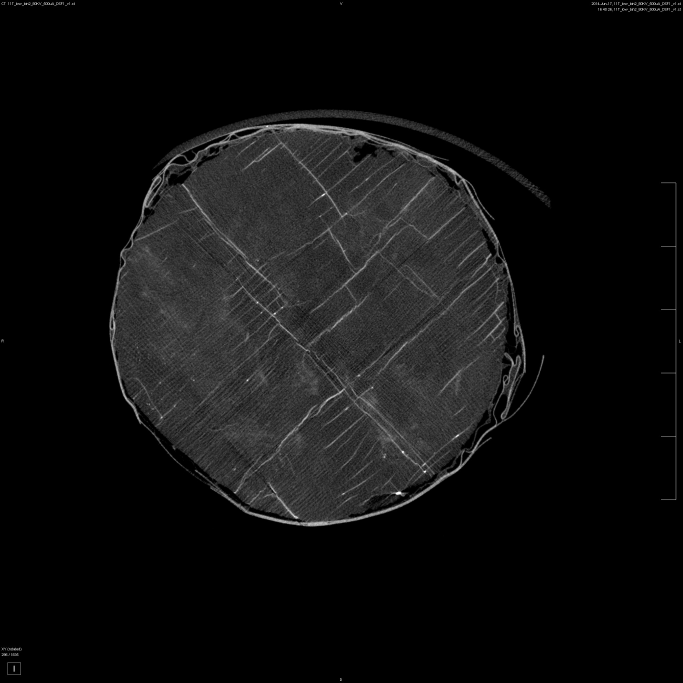
%> input picture breakpoint_method/external_librairies/solid_reconstruction/11Tpre (296).jpg, 2048 x 2048 px (shown at 1/3 size)
$ octave Rennes_work_with_blocks.m   (GNU Octave 9; MATLAB toolbox functions it lacks are replaced by stand-ins)
%> lines starting %> are read from the running program, lines starting %| are printed output that depends on the picture
%% %%%%%%%%%%%%%%%%%%%%%%%%%%%%%%%%%%%%%%%%%%%%
% do histogramm normalization of greyscale values
% Align pre- and post for 3D case
% Turn series of scans into binary files
%%%%%%%%%%%%%%%%%%%%%%%%%%%%%%%%%%%%%%%%%%%%%%%

%load series of scans, zmin = nr of firstscan, zmax = nr of last scan
zminPre= 296;
zminPost= 272;

%% PRE Scans%%%%%%%%%%%%%%%%%%%%%%%%%%%%%%%%%%%%%%%%%%%%%%%%%%%%%%%%%%%%%%


   jpgFilename= ['11Tpre (296).jpg'];
   scanPre= imread(jpgFilename); %2048 x 2048 pixel
%> scanPre is the input picture: size 2048x2048x3 uint8; min 0, max 255, mean 16.1
   %scanPre = scanPre(:,:,1);  %three RGB values: minimized to one, since here only greyscale value
   scanPre = rgb2gray (scanPre);
%> scanPre: size 2048x2048 uint8
   scanPreRaw = scanPre;


   %%%% COMPARE FILTER %%%%%%%%%%%%%%%%%%%%%%%%%%%%%%%%%%%%%%%%%%%%%%%%%
% [28 lines of commented-out code are left out]


%% POST Scans%%%%%%%%%%%%%%%%%%%%%%%%%%%%%%%%%%%%%%%%%%%%%%%%%%%%%%%%%%%%%

  jpgFilename= ['11Tpost (272).jpg'];
  scanPost= imread(jpgFilename); %2048 x 2048 pixel
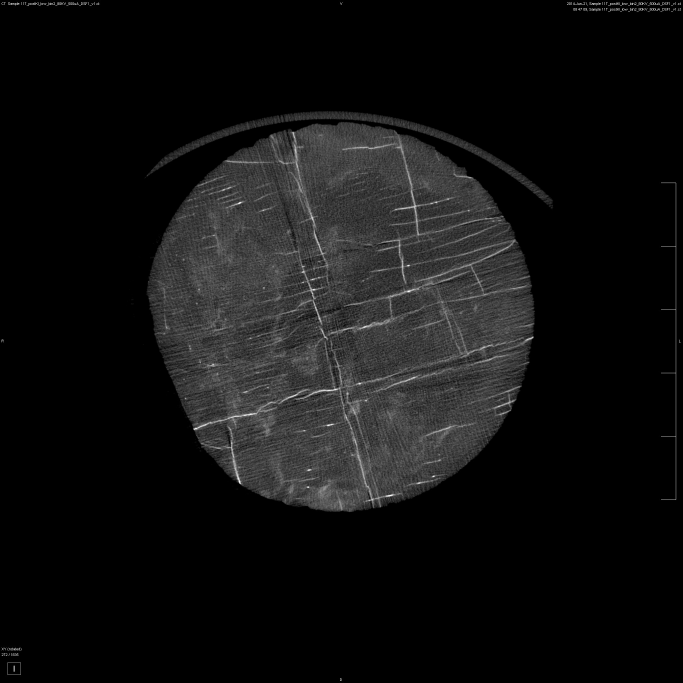
%> input picture breakpoint_method/external_librairies/solid_reconstruction/11Tpost (272).jpg, 2048 x 2048 px (shown at 1/3 size)
%> scanPost is the input picture: size 2048x2048x3 uint8; min 0, max 255, mean 17.1
  %scanPost = scanPost(:,:,1);  %three RGB values: minimized to one, since here only greyscale value
  scanPost = imrotate (scanPost, 27.2,'bilinear', 'crop'); %rotate Postscan
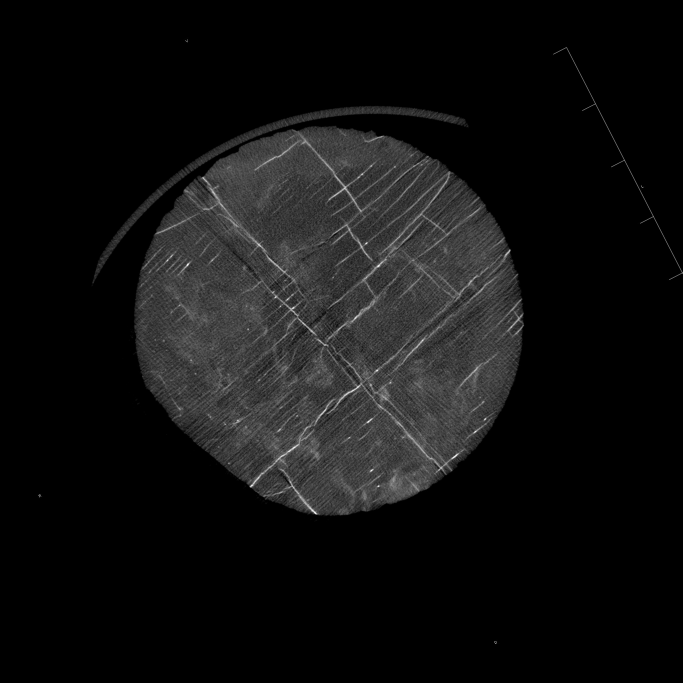
%> scanPost: size 2048x2048x3 uint8 (shown at 1/3 size); min 0, max 255, mean 17
  scanPost = rgb2gray (scanPost);
%> scanPost: size 2048x2048 uint8
  scanPostRaw = scanPost;


%% REGISTER PRE AND POST %%%%%%%%%%%%%%%%%%%%%%%%%%%%%%%%%%%%%%%%%%%%%%%%%

%%Align pre- and post, registration

    % Get a configuration suitable for registering images from different
    % sensors.
%> (the run ends here)
